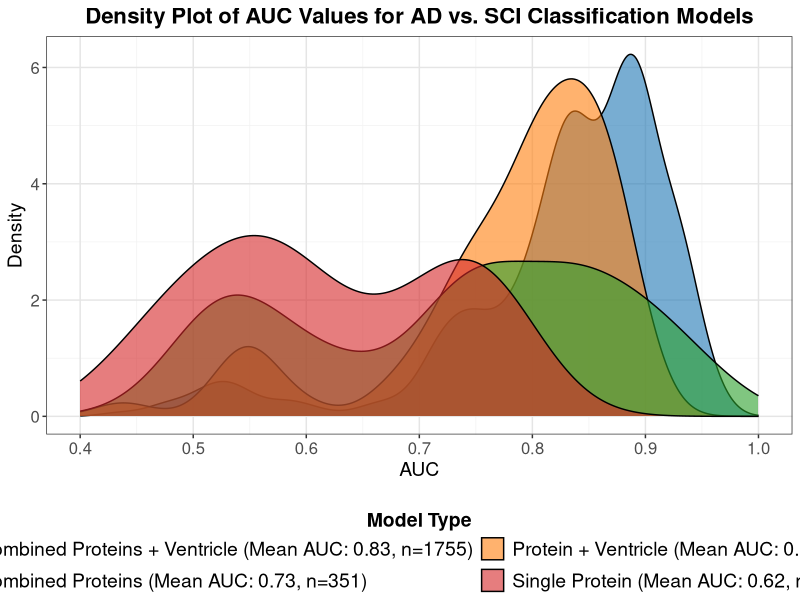
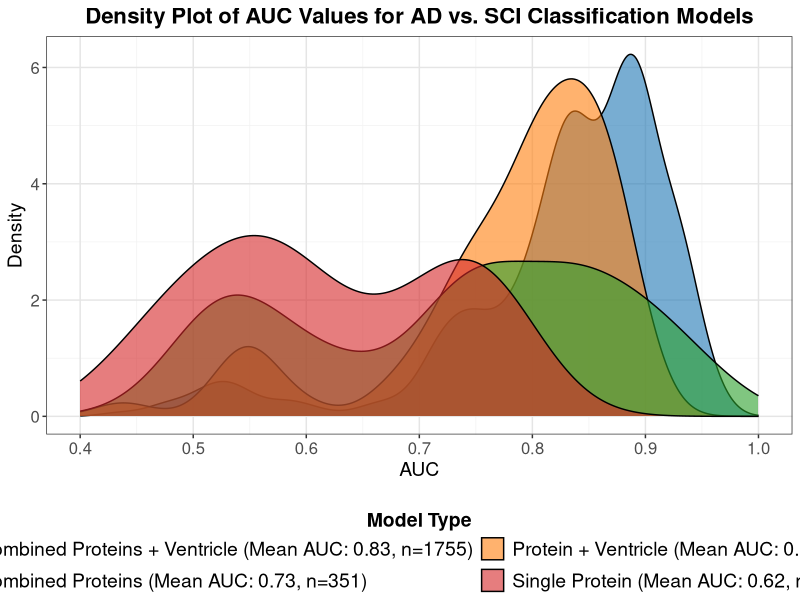

Recreate these plots in R, in order.
# Load required libraries
library(e1071)
library(pROC)
library(caret)
library(ggplot2)
library(dplyr)
library(readr)
library(tidyverse)
library(reshape2)

# Fix namespace conflict by explicitly using dplyr::select
select <- dplyr::select

data <- read_delim("heatmap_data_norm.csv", delim = ";")

# Print script starting message
cat("Starting AD vs. SCI classification analysis with ALL protein pairs...\n")

# Add error handling for data loading
tryCatch({
  # Load data
  cat("Loading data...\n")
  data <- read_delim("heatmap_data_norm.csv", delim = ";", show_col_types = FALSE) %>% 
    rename(LLV = "Left_Lateral", RLV = "Right_Lateral", TV = "Third", 
           FV = "Fourth", ToV = "Total_Ventricle") %>% 
    filter(Subtype %in% c("AD", "SCI"))
  
  cat("Data loaded successfully with", nrow(data), "rows and", ncol(data), "columns\n")
  
  # Check for required columns
  required_cols <- c("Subtype", "Age", "Sex")
  missing_cols <- required_cols[!required_cols %in% colnames(data)]
  
  if (length(missing_cols) > 0) {
    stop(paste("Missing required columns:", paste(missing_cols, collapse=", ")))
  }
  
  # Make sure we have both AD and SCI cases
  subtype_counts <- table(data$Subtype)
  cat("Subtype distribution:", paste(names(subtype_counts), subtype_counts, sep="=", collapse=", "), "\n")
  
  if (length(subtype_counts) != 2 || !all(c("AD", "SCI") %in% names(subtype_counts))) {
    stop("Data must contain both AD and SCI subtypes")
  }
}, error = function(e) {
  stop(paste("Error loading data:", e$message))
})

# Get all protein names (columns 7:55)
protein_names <- colnames(data)[7:55]

# Protein groups
amyloid_associated = c("NPTX2", "NPTXR", "NPTX1", "CHL1", "NCAN", "PTPRN2", "TMEM132D",
                       "CCK", "PAM", "CLSTN1", "OMG", "APLP1", "NRCAM", "VGF", "CDH8",
                       "KIAA1549L")
tau_associated = c("ARPP21", "SNCB", "GAP43", "NRGN", "SPP1", "AQP4", "RPH3A", "SNCA",
                   "AMPH", "DDAH1", "PEBP1")

# Ensure all protein names exist in the data
amyloid_associated <- intersect(amyloid_associated, colnames(data))
tau_associated <- intersect(tau_associated, colnames(data))

if (length(amyloid_associated) == 0) {
  stop("No amyloid-associated proteins found in the data!")
}

if (length(tau_associated) == 0) {
  stop("No tau-associated proteins found in the data!")
}

# Define ventricle columns
ventricle_cols <- c("LLV", "RLV", "TV", "FV", "ToV")

# Make sure ventricle columns exist
ventricle_cols <- intersect(ventricle_cols, colnames(data))

if (length(ventricle_cols) == 0) {
  stop("No ventricle columns found in the data!")
}

# Function to create CV folds
create_folds <- function(data) {
  set.seed(123)
  k_folds <- 5
  folds <- createFolds(data$Subtype, k = k_folds)
  return(folds)
}

# Function to run SVM CV
run_svm_cv <- function(data, formula) {
  tryCatch({
    data$Subtype <- factor(data$Subtype)
    
    k_folds <- 5
    preds <- numeric(nrow(data))
    actual <- numeric(nrow(data))
    folds <- create_folds(data)
    
    for (i in 1:k_folds) {
      train_indices <- unlist(folds[-i])
      test_indices <- folds[[i]]
      
      train_data <- data[train_indices, ]
      test_data <- data[test_indices, ]
      
      svm_model <- svm(
        formula,  
        data = train_data,
        kernel = "radial",
        probability = TRUE,
        cost = 1
      )
      
      pred_probs <- predict(svm_model, test_data, probability = TRUE)
      pred_attrs <- attr(pred_probs, "probabilities")
      
      preds[test_indices] <- pred_attrs[, "AD"] 
      actual[test_indices] <- ifelse(test_data$Subtype == "AD", 1, 0)
    }
    
    roc_result <- roc(actual, preds)
    auc_value <- auc(roc_result)
    
    return(auc_value)
  }, error = function(e) {
    warning(paste("Error in SVM model:", e$message))
    return(NA)
  })
}

# Create lists to store AUC values
results_list <- list(
  "Single Protein" = numeric(),
  "Protein + Ventricle" = numeric(),
  "Combined Proteins" = numeric(),
  "Combined Proteins + Ventricle" = numeric()
)

# 1. Single Protein models
cat("Analyzing Single Protein models...\n")
for (protein in c(amyloid_associated, tau_associated)) {
  formula <- as.formula(paste("Subtype ~", protein, "+ Age + Sex"))
  model_data <- data %>% dplyr::select(Subtype, !!sym(protein), Age, Sex)
  auc <- run_svm_cv(model_data, formula)
  results_list[["Single Protein"]] <- c(results_list[["Single Protein"]], auc)
}

# 2. Protein + Ventricle models
cat("Analyzing Protein + Ventricle models...\n")
for (protein in c(amyloid_associated, tau_associated)) {
  for (ventricle in ventricle_cols) {
    formula <- as.formula(paste("Subtype ~", protein, "+", ventricle, "+ Age + Sex"))
    model_data <- data %>% dplyr::select(Subtype, !!sym(protein), !!sym(ventricle), Age, Sex)
    auc <- run_svm_cv(model_data, formula)
    results_list[["Protein + Ventricle"]] <- c(results_list[["Protein + Ventricle"]], auc)
  }
}

# 3. Combined Proteins models
cat("Analyzing Combined Proteins models...\n")
protein_pairs <- list()
counter <- 0

# Create all protein pairs
for (i in 1:(length(amyloid_associated)-1)) {
  for (j in (i+1):length(amyloid_associated)) {
    counter <- counter + 1
    protein_pairs[[counter]] <- c(amyloid_associated[i], amyloid_associated[j])
  }
}

for (i in 1:(length(tau_associated)-1)) {
  for (j in (i+1):length(tau_associated)) {
    counter <- counter + 1
    protein_pairs[[counter]] <- c(tau_associated[i], tau_associated[j])
  }
}

for (i in 1:length(amyloid_associated)) {
  for (j in 1:length(tau_associated)) {
    counter <- counter + 1
    protein_pairs[[counter]] <- c(amyloid_associated[i], tau_associated[j])
  }
}

# Run models for all pairs
for (pair in protein_pairs) {
  protein1 <- pair[1]
  protein2 <- pair[2]
  formula <- as.formula(paste("Subtype ~", protein1, "+", protein2, "+ Age + Sex"))
  model_data <- data %>% dplyr::select(Subtype, !!sym(protein1), !!sym(protein2), Age, Sex)
  auc <- run_svm_cv(model_data, formula)
  results_list[["Combined Proteins"]] <- c(results_list[["Combined Proteins"]], auc)
}

# 4. Combined Proteins + Ventricle models
cat("Analyzing Combined Proteins + Ventricle models...\n")
for (pair in protein_pairs) {
  for (ventricle in ventricle_cols) {
    protein1 <- pair[1]
    protein2 <- pair[2]
    formula <- as.formula(paste("Subtype ~", protein1, "+", protein2, "+", ventricle, "+ Age + Sex"))
    model_data <- data %>% dplyr::select(Subtype, !!sym(protein1), !!sym(protein2), !!sym(ventricle), Age, Sex)
    auc <- run_svm_cv(model_data, formula)
    results_list[["Combined Proteins + Ventricle"]] <- c(results_list[["Combined Proteins + Ventricle"]], auc)
  }
}

# Filter out NA values
for (model_type in names(results_list)) {
  results_list[[model_type]] <- results_list[[model_type]][!is.na(results_list[[model_type]])]
}

# Convert results to data frame
results_df <- bind_rows(lapply(names(results_list), function(model_type) {
  data.frame(
    ModelType = model_type,
    AUC = results_list[[model_type]]
  )
}))

# Calculate mean AUC for each model type - Now with 2 decimal places
mean_aucs <- results_df %>%
  group_by(ModelType) %>%
  summarize(MeanAUC = mean(AUC, na.rm = TRUE),
            Count = n()) %>%
  mutate(Label = sprintf("%s (Mean AUC: %.2f, n=%d)", ModelType, MeanAUC, Count)) %>%
  arrange(desc(MeanAUC))

# Reorder factor levels based on mean AUC
results_df$ModelType <- factor(results_df$ModelType, 
                               levels = mean_aucs$ModelType,
                               ordered = TRUE)

# Set color palette
colors <- c("#1f77b4", "#ff7f0e", "#2ca02c", "#d62728")

# Create the density plot with improved legend settings
p <- ggplot(results_df, aes(x = AUC, fill = ModelType)) +
  geom_density(alpha = 0.6) +
  scale_fill_manual(values = colors,
                    labels = mean_aucs$Label) +
  theme_minimal() +
  labs(
    title = "Density Plot of AUC Values for AD vs. SCI Classification Models",
    x = "AUC",
    y = "Density",
    fill = "Model Type"
  ) +
  theme_bw() +  # Apply a clean theme first
  theme(
    plot.title = element_text(hjust = 0.5, size = 16, face = "bold"),
    axis.title = element_text(size = 14),
    axis.text = element_text(size = 12),
    legend.title = element_text(size = 14, face = "bold"),
    legend.text = element_text(size = 14),
    legend.position = "bottom",  # Force legend to bottom
    legend.box = "horizontal",
    legend.margin = margin(t = 10, r = 0, b = 0, l = 0),
    panel.grid.major = element_line(color = "gray90"),
    panel.grid.minor = element_line(color = "gray95")
  ) +
  scale_x_continuous(limits = c(0.4, 1), breaks = seq(0.4, 1, 0.1)) +
  # Very important: define the legend layout explicitly
  guides(fill = guide_legend(nrow = 2, byrow = TRUE, title.position = "top", 
                             title.hjust = 0.5))

# Save the PNG with white background
ggsave("density_plot.png", 
       plot = p, 
       width = 12, 
       height = 8, 
       dpi = 300, 
       bg = "white")

# Display the plot
print(p)